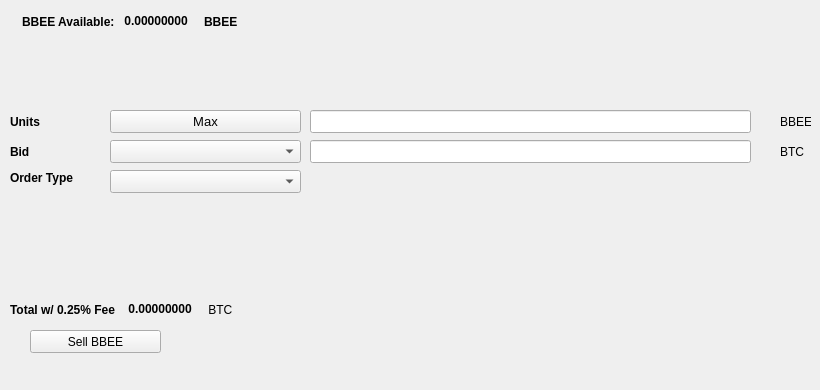
   <widget class="QWidget" name="SellTab">
    <attribute name="title">
     <string>Sell</string>
    </attribute>
    <widget class="QLabel" name="label_16">
     <property name="geometry">
      <rect>
       <x>780</x>
       <y>140</y>
       <width>31</width>
       <height>23</height>
      </rect>
     </property>
     <property name="text">
      <string>BTC</string>
     </property>
    </widget>
    <widget class="QComboBox" name="SellBidcomboBox">
     <property name="geometry">
      <rect>
       <x>110</x>
       <y>140</y>
       <width>191</width>
       <height>23</height>
      </rect>
     </property>
     <property name="font">
      <font>
       <pointsize>10</pointsize>
      </font>
     </property>
    </widget>
    <widget class="QLabel" name="label_18">
     <property name="geometry">
      <rect>
       <x>10</x>
       <y>110</y>
       <width>46</width>
       <height>23</height>
      </rect>
     </property>
     <property name="font">
      <font>
       <weight>75</weight>
       <bold>true</bold>
      </font>
     </property>
     <property name="text">
      <string>Units</string>
     </property>
    </widget>
    <widget class="QPushButton" name="Sell_Max_Amount">
     <property name="geometry">
      <rect>
       <x>110</x>
       <y>110</y>
       <width>191</width>
       <height>23</height>
      </rect>
     </property>
     <property name="font">
      <font>
       <pointsize>10</pointsize>
      </font>
     </property>
     <property name="text">
      <string>Max</string>
     </property>
    </widget>
    <widget class="QLabel" name="label_20">
     <property name="geometry">
      <rect>
       <x>10</x>
       <y>170</y>
       <width>91</width>
       <height>16</height>
      </rect>
     </property>
     <property name="font">
      <font>
       <weight>75</weight>
       <bold>true</bold>
      </font>
     </property>
     <property name="text">
      <string>Order Type</string>
     </property>
    </widget>
    <widget class="QComboBox" name="SellOrdertypeCombo">
     <property name="geometry">
      <rect>
       <x>110</x>
       <y>170</y>
       <width>191</width>
       <height>23</height>
      </rect>
     </property>
     <property name="font">
      <font>
       <pointsize>10</pointsize>
      </font>
     </property>
    </widget>
    <widget class="QLabel" name="label_21">
     <property name="geometry">
      <rect>
       <x>10</x>
       <y>140</y>
       <width>46</width>
       <height>23</height>
      </rect>
     </property>
     <property name="font">
      <font>
       <weight>75</weight>
       <bold>true</bold>
      </font>
     </property>
     <property name="text">
      <string>Bid</string>
     </property>
    </widget>
    <widget class="QLabel" name="label_22">
     <property name="geometry">
      <rect>
       <x>780</x>
       <y>110</y>
       <width>31</width>
       <height>23</height>
      </rect>
     </property>
     <property name="text">
      <string>BBEE</string>
     </property>
    </widget>
    <widget class="QLineEdit" name="UnitsInputBBEE">
     <property name="geometry">
      <rect>
       <x>310</x>
       <y>110</y>
       <width>441</width>
       <height>23</height>
      </rect>
     </property>
     <property name="font">
      <font>
       <pointsize>9</pointsize>
       <weight>75</weight>
       <bold>true</bold>
      </font>
     </property>
    </widget>
    <widget class="QLineEdit" name="SellBidPriceEdit">
     <property name="geometry">
      <rect>
       <x>310</x>
       <y>140</y>
       <width>441</width>
       <height>23</height>
      </rect>
     </property>
     <property name="font">
      <font>
       <pointsize>9</pointsize>
       <weight>75</weight>
       <bold>true</bold>
      </font>
     </property>
    </widget>
    <widget class="QPushButton" name="SellBBEEBTN">
     <property name="geometry">
      <rect>
       <x>30</x>
       <y>330</y>
       <width>131</width>
       <height>23</height>
      </rect>
     </property>
     <property name="text">
      <string>Sell BBEE</string>
     </property>
     <property name="icon">
      <iconset resource="../bbee">
       <normaloff>:/icons/bitcoin</normaloff>:/icons/bitcoin</iconset>
     </property>
    </widget>
    <widget class="QWidget" name="layoutWidget3">
     <property name="geometry">
      <rect>
       <x>22</x>
       <y>12</y>
       <width>258</width>
       <height>19</height>
      </rect>
     </property>
     <layout class="QHBoxLayout" name="horizontalLayout">
      <item>
       <widget class="QLabel" name="label232_2">
        <property name="font">
         <font>
          <weight>75</weight>
          <bold>true</bold>
         </font>
        </property>
        <property name="text">
         <string>BBEE Available:</string>
        </property>
       </widget>
      </item>
      <item>
       <widget class="QLabel" name="BBEEAvailableLabel">
        <property name="palette">
         <palette>
          <active>
           <colorrole role="WindowText">
            <brush brushstyle="SolidPattern">
             <color alpha="255">
              <red>0</red>
              <green>0</green>
              <blue>0</blue>
             </color>
            </brush>
           </colorrole>
           <colorrole role="Button">
            <brush brushstyle="SolidPattern">
             <color alpha="255">
              <red>0</red>
              <green>170</green>
              <blue>0</blue>
             </color>
            </brush>
           </colorrole>
           <colorrole role="Light">
            <brush brushstyle="SolidPattern">
             <color alpha="255">
              <red>0</red>
              <green>255</green>
              <blue>0</blue>
             </color>
            </brush>
           </colorrole>
           <colorrole role="Midlight">
            <brush brushstyle="SolidPattern">
             <color alpha="255">
              <red>0</red>
              <green>212</green>
              <blue>0</blue>
             </color>
            </brush>
           </colorrole>
           <colorrole role="Dark">
            <brush brushstyle="SolidPattern">
             <color alpha="255">
              <red>0</red>
              <green>85</green>
              <blue>0</blue>
             </color>
            </brush>
           </colorrole>
           <colorrole role="Mid">
            <brush brushstyle="SolidPattern">
             <color alpha="255">
              <red>0</red>
              <green>113</green>
              <blue>0</blue>
             </color>
            </brush>
           </colorrole>
           <colorrole role="Text">
            <brush brushstyle="SolidPattern">
             <color alpha="255">
              <red>0</red>
              <green>170</green>
              <blue>0</blue>
             </color>
            </brush>
           </colorrole>
           <colorrole role="BrightText">
            <brush brushstyle="SolidPattern">
             <color alpha="255">
              <red>255</red>
              <green>255</green>
              <blue>255</blue>
             </color>
            </brush>
           </colorrole>
           <colorrole role="ButtonText">
            <brush brushstyle="SolidPattern">
             <color alpha="255">
              <red>0</red>
              <green>0</green>
              <blue>0</blue>
             </color>
            </brush>
           </colorrole>
           <colorrole role="Base">
            <brush brushstyle="SolidPattern">
             <color alpha="255">
              <red>255</red>
              <green>255</green>
              <blue>255</blue>
             </color>
            </brush>
           </colorrole>
           <colorrole role="Window">
            <brush brushstyle="SolidPattern">
             <color alpha="255">
              <red>0</red>
              <green>170</green>
              <blue>0</blue>
             </color>
            </brush>
           </colorrole>
           <colorrole role="Shadow">
            <brush brushstyle="SolidPattern">
             <color alpha="255">
              <red>0</red>
              <green>0</green>
              <blue>0</blue>
             </color>
            </brush>
           </colorrole>
           <colorrole role="AlternateBase">
            <brush brushstyle="SolidPattern">
             <color alpha="255">
              <red>127</red>
              <green>212</green>
              <blue>127</blue>
             </color>
            </brush>
           </colorrole>
           <colorrole role="ToolTipBase">
            <brush brushstyle="SolidPattern">
             <color alpha="255">
              <red>255</red>
              <green>255</green>
              <blue>220</blue>
             </color>
            </brush>
           </colorrole>
           <colorrole role="ToolTipText">
            <brush brushstyle="SolidPattern">
             <color alpha="255">
              <red>0</red>
              <green>0</green>
              <blue>0</blue>
             </color>
            </brush>
           </colorrole>
          </active>
          <inactive>
           <colorrole role="WindowText">
            <brush brushstyle="SolidPattern">
             <color alpha="255">
              <red>0</red>
              <green>0</green>
              <blue>0</blue>
             </color>
            </brush>
           </colorrole>
           <colorrole role="Button">
            <brush brushstyle="SolidPattern">
             <color alpha="255">
              <red>0</red>
              <green>170</green>
              <blue>0</blue>
             </color>
            </brush>
           </colorrole>
           <colorrole role="Light">
            <brush brushstyle="SolidPattern">
             <color alpha="255">
              <red>0</red>
              <green>255</green>
              <blue>0</blue>
             </color>
            </brush>
           </colorrole>
           <colorrole role="Midlight">
            <brush brushstyle="SolidPattern">
             <color alpha="255">
              <red>0</red>
              <green>212</green>
              <blue>0</blue>
             </color>
            </brush>
           </colorrole>
           <colorrole role="Dark">
            <brush brushstyle="SolidPattern">
             <color alpha="255">
              <red>0</red>
              <green>85</green>
              <blue>0</blue>
             </color>
            </brush>
           </colorrole>
           <colorrole role="Mid">
            <brush brushstyle="SolidPattern">
             <color alpha="255">
              <red>0</red>
              <green>113</green>
              <blue>0</blue>
             </color>
            </brush>
           </colorrole>
           <colorrole role="Text">
            <brush brushstyle="SolidPattern">
             <color alpha="255">
              <red>0</red>
              <green>170</green>
              <blue>0</blue>
             </color>
            </brush>
           </colorrole>
           <colorrole role="BrightText">
            <brush brushstyle="SolidPattern">
             <color alpha="255">
              <red>255</red>
              <green>255</green>
              <blue>255</blue>
             </color>
            </brush>
           </colorrole>
           <colorrole role="ButtonText">
            <brush brushstyle="SolidPattern">
             <color alpha="255">
              <red>0</red>
              <green>0</green>
              <blue>0</blue>
             </color>
            </brush>
           </colorrole>
           <colorrole role="Base">
            <brush brushstyle="SolidPattern">
             <color alpha="255">
              <red>255</red>
              <green>255</green>
              <blue>255</blue>
             </color>
            </brush>
           </colorrole>
           <colorrole role="Window">
            <brush brushstyle="SolidPattern">
             <color alpha="255">
              <red>0</red>
              <green>170</green>
              <blue>0</blue>
             </color>
            </brush>
           </colorrole>
           <colorrole role="Shadow">
            <brush brushstyle="SolidPattern">
             <color alpha="255">
              <red>0</red>
              <green>0</green>
              <blue>0</blue>
             </color>
            </brush>
           </colorrole>
           <colorrole role="AlternateBase">
            <brush brushstyle="SolidPattern">
             <color alpha="255">
              <red>127</red>
              <green>212</green>
              <blue>127</blue>
             </color>
            </brush>
           </colorrole>
           <colorrole role="ToolTipBase">
            <brush brushstyle="SolidPattern">
             <color alpha="255">
              <red>255</red>
              <green>255</green>
              <blue>220</blue>
             </color>
            </brush>
           </colorrole>
           <colorrole role="ToolTipText">
            <brush brushstyle="SolidPattern">
             <color alpha="255">
              <red>0</red>
              <green>0</green>
              <blue>0</blue>
             </color>
            </brush>
           </colorrole>
          </inactive>
          <disabled>
           <colorrole role="WindowText">
            <brush brushstyle="SolidPattern">
             <color alpha="255">
              <red>0</red>
              <green>85</green>
              <blue>0</blue>
             </color>
            </brush>
           </colorrole>
           <colorrole role="Button">
            <brush brushstyle="SolidPattern">
             <color alpha="255">
              <red>0</red>
              <green>170</green>
              <blue>0</blue>
             </color>
            </brush>
           </colorrole>
           <colorrole role="Light">
            <brush brushstyle="SolidPattern">
             <color alpha="255">
              <red>0</red>
              <green>255</green>
              <blue>0</blue>
             </color>
            </brush>
           </colorrole>
           <colorrole role="Midlight">
            <brush brushstyle="SolidPattern">
             <color alpha="255">
              <red>0</red>
              <green>212</green>
              <blue>0</blue>
             </color>
            </brush>
           </colorrole>
           <colorrole role="Dark">
            <brush brushstyle="SolidPattern">
             <color alpha="255">
              <red>0</red>
              <green>85</green>
              <blue>0</blue>
             </color>
            </brush>
           </colorrole>
           <colorrole role="Mid">
            <brush brushstyle="SolidPattern">
             <color alpha="255">
              <red>0</red>
              <green>113</green>
              <blue>0</blue>
             </color>
            </brush>
           </colorrole>
           <colorrole role="Text">
            <brush brushstyle="SolidPattern">
             <color alpha="255">
              <red>0</red>
              <green>85</green>
              <blue>0</blue>
             </color>
            </brush>
           </colorrole>
           <colorrole role="BrightText">
            <brush brushstyle="SolidPattern">
             <color alpha="255">
              <red>255</red>
              <green>255</green>
              <blue>255</blue>
             </color>
            </brush>
           </colorrole>
           <colorrole role="ButtonText">
            <brush brushstyle="SolidPattern">
             <color alpha="255">
              <red>0</red>
              <green>85</green>
              <blue>0</blue>
             </color>
            </brush>
           </colorrole>
           <colorrole role="Base">
            <brush brushstyle="SolidPattern">
             <color alpha="255">
              <red>0</red>
              <green>170</green>
              <blue>0</blue>
             </color>
            </brush>
           </colorrole>
           <colorrole role="Window">
            <brush brushstyle="SolidPattern">
             <color alpha="255">
              <red>0</red>
              <green>170</green>
              <blue>0</blue>
             </color>
            </brush>
           </colorrole>
           <colorrole role="Shadow">
            <brush brushstyle="SolidPattern">
             <color alpha="255">
              <red>0</red>
              <green>0</green>
              <blue>0</blue>
             </color>
            </brush>
           </colorrole>
           <colorrole role="AlternateBase">
            <brush brushstyle="SolidPattern">
             <color alpha="255">
              <red>0</red>
              <green>170</green>
              <blue>0</blue>
             </color>
            </brush>
           </colorrole>
           <colorrole role="ToolTipBase">
            <brush brushstyle="SolidPattern">
             <color alpha="255">
              <red>255</red>
              <green>255</green>
              <blue>220</blue>
             </color>
            </brush>
           </colorrole>
           <colorrole role="ToolTipText">
            <brush brushstyle="SolidPattern">
             <color alpha="255">
              <red>0</red>
              <green>0</green>
              <blue>0</blue>
             </color>
            </brush>
           </colorrole>
          </disabled>
         </palette>
        </property>
        <property name="font">
         <font>
          <weight>75</weight>
          <bold>true</bold>
         </font>
        </property>
        <property name="text">
         <string> 0.00000000 </string>
        </property>
        <property name="textInteractionFlags">
         <set>Qt::LinksAccessibleByMouse|Qt::TextSelectableByKeyboard|Qt::TextSelectableByMouse</set>
        </property>
       </widget>
      </item>
      <item>
       <widget class="QLabel" name="labelBBEE">
        <property name="font">
         <font>
          <weight>75</weight>
          <bold>true</bold>
         </font>
        </property>
        <property name="text">
         <string>BBEE</string>
        </property>
       </widget>
      </item>
     </layout>
    </widget>
    <widget class="QWidget" name="layoutWidget">
     <property name="geometry">
      <rect>
       <x>10</x>
       <y>300</y>
       <width>268</width>
       <height>19</height>
      </rect>
     </property>
     <layout class="QHBoxLayout" name="horizontalLayout_2">
      <item>
       <widget class="QLabel" name="label_19">
        <property name="font">
         <font>
          <weight>75</weight>
          <bold>true</bold>
         </font>
        </property>
        <property name="text">
         <string>Total w/ 0.25% Fee </string>
        </property>
       </widget>
      </item>
      <item>
       <widget class="QLabel" name="SellCostLabel">
        <property name="palette">
         <palette>
          <active>
           <colorrole role="WindowText">
            <brush brushstyle="SolidPattern">
             <color alpha="255">
              <red>0</red>
              <green>0</green>
              <blue>0</blue>
             </color>
            </brush>
           </colorrole>
           <colorrole role="Button">
            <brush brushstyle="SolidPattern">
             <color alpha="255">
              <red>0</red>
              <green>170</green>
              <blue>0</blue>
             </color>
            </brush>
           </colorrole>
           <colorrole role="Light">
            <brush brushstyle="SolidPattern">
             <color alpha="255">
              <red>0</red>
              <green>255</green>
              <blue>0</blue>
             </color>
            </brush>
           </colorrole>
           <colorrole role="Midlight">
            <brush brushstyle="SolidPattern">
             <color alpha="255">
              <red>0</red>
              <green>212</green>
              <blue>0</blue>
             </color>
            </brush>
           </colorrole>
           <colorrole role="Dark">
            <brush brushstyle="SolidPattern">
             <color alpha="255">
              <red>0</red>
              <green>85</green>
              <blue>0</blue>
             </color>
            </brush>
           </colorrole>
           <colorrole role="Mid">
            <brush brushstyle="SolidPattern">
             <color alpha="255">
              <red>0</red>
              <green>113</green>
              <blue>0</blue>
             </color>
            </brush>
           </colorrole>
           <colorrole role="Text">
            <brush brushstyle="SolidPattern">
             <color alpha="255">
              <red>0</red>
              <green>170</green>
              <blue>0</blue>
             </color>
            </brush>
           </colorrole>
           <colorrole role="BrightText">
            <brush brushstyle="SolidPattern">
             <color alpha="255">
              <red>255</red>
              <green>255</green>
              <blue>255</blue>
             </color>
            </brush>
           </colorrole>
           <colorrole role="ButtonText">
            <brush brushstyle="SolidPattern">
             <color alpha="255">
              <red>0</red>
              <green>0</green>
              <blue>0</blue>
             </color>
            </brush>
           </colorrole>
           <colorrole role="Base">
            <brush brushstyle="SolidPattern">
             <color alpha="255">
              <red>255</red>
              <green>255</green>
              <blue>255</blue>
             </color>
            </brush>
           </colorrole>
           <colorrole role="Window">
            <brush brushstyle="SolidPattern">
             <color alpha="255">
              <red>0</red>
              <green>170</green>
              <blue>0</blue>
             </color>
            </brush>
           </colorrole>
           <colorrole role="Shadow">
            <brush brushstyle="SolidPattern">
             <color alpha="255">
              <red>0</red>
              <green>0</green>
              <blue>0</blue>
             </color>
            </brush>
           </colorrole>
           <colorrole role="AlternateBase">
            <brush brushstyle="SolidPattern">
             <color alpha="255">
              <red>127</red>
              <green>212</green>
              <blue>127</blue>
             </color>
            </brush>
           </colorrole>
           <colorrole role="ToolTipBase">
            <brush brushstyle="SolidPattern">
             <color alpha="255">
              <red>255</red>
              <green>255</green>
              <blue>220</blue>
             </color>
            </brush>
           </colorrole>
           <colorrole role="ToolTipText">
            <brush brushstyle="SolidPattern">
             <color alpha="255">
              <red>0</red>
              <green>0</green>
              <blue>0</blue>
             </color>
            </brush>
           </colorrole>
          </active>
          <inactive>
           <colorrole role="WindowText">
            <brush brushstyle="SolidPattern">
             <color alpha="255">
              <red>0</red>
              <green>0</green>
              <blue>0</blue>
             </color>
            </brush>
           </colorrole>
           <colorrole role="Button">
            <brush brushstyle="SolidPattern">
             <color alpha="255">
              <red>0</red>
              <green>170</green>
              <blue>0</blue>
             </color>
            </brush>
           </colorrole>
           <colorrole role="Light">
            <brush brushstyle="SolidPattern">
             <color alpha="255">
              <red>0</red>
              <green>255</green>
              <blue>0</blue>
             </color>
            </brush>
           </colorrole>
           <colorrole role="Midlight">
            <brush brushstyle="SolidPattern">
             <color alpha="255">
              <red>0</red>
              <green>212</green>
              <blue>0</blue>
             </color>
            </brush>
           </colorrole>
           <colorrole role="Dark">
            <brush brushstyle="SolidPattern">
             <color alpha="255">
              <red>0</red>
              <green>85</green>
              <blue>0</blue>
             </color>
            </brush>
           </colorrole>
           <colorrole role="Mid">
            <brush brushstyle="SolidPattern">
             <color alpha="255">
              <red>0</red>
              <green>113</green>
              <blue>0</blue>
             </color>
            </brush>
           </colorrole>
           <colorrole role="Text">
            <brush brushstyle="SolidPattern">
             <color alpha="255">
              <red>0</red>
              <green>170</green>
              <blue>0</blue>
             </color>
            </brush>
           </colorrole>
           <colorrole role="BrightText">
            <brush brushstyle="SolidPattern">
             <color alpha="255">
              <red>255</red>
              <green>255</green>
              <blue>255</blue>
             </color>
            </brush>
           </colorrole>
           <colorrole role="ButtonText">
            <brush brushstyle="SolidPattern">
             <color alpha="255">
              <red>0</red>
              <green>0</green>
              <blue>0</blue>
             </color>
            </brush>
           </colorrole>
           <colorrole role="Base">
            <brush brushstyle="SolidPattern">
             <color alpha="255">
              <red>255</red>
              <green>255</green>
              <blue>255</blue>
             </color>
            </brush>
           </colorrole>
           <colorrole role="Window">
            <brush brushstyle="SolidPattern">
             <color alpha="255">
              <red>0</red>
              <green>170</green>
              <blue>0</blue>
             </color>
            </brush>
           </colorrole>
           <colorrole role="Shadow">
            <brush brushstyle="SolidPattern">
             <color alpha="255">
              <red>0</red>
              <green>0</green>
              <blue>0</blue>
             </color>
            </brush>
           </colorrole>
           <colorrole role="AlternateBase">
            <brush brushstyle="SolidPattern">
             <color alpha="255">
              <red>127</red>
              <green>212</green>
              <blue>127</blue>
             </color>
            </brush>
           </colorrole>
           <colorrole role="ToolTipBase">
            <brush brushstyle="SolidPattern">
             <color alpha="255">
              <red>255</red>
              <green>255</green>
              <blue>220</blue>
             </color>
            </brush>
           </colorrole>
           <colorrole role="ToolTipText">
            <brush brushstyle="SolidPattern">
             <color alpha="255">
              <red>0</red>
              <green>0</green>
              <blue>0</blue>
             </color>
            </brush>
           </colorrole>
          </inactive>
          <disabled>
           <colorrole role="WindowText">
            <brush brushstyle="SolidPattern">
             <color alpha="255">
              <red>0</red>
              <green>85</green>
              <blue>0</blue>
             </color>
            </brush>
           </colorrole>
           <colorrole role="Button">
            <brush brushstyle="SolidPattern">
             <color alpha="255">
              <red>0</red>
              <green>170</green>
              <blue>0</blue>
             </color>
            </brush>
           </colorrole>
           <colorrole role="Light">
            <brush brushstyle="SolidPattern">
             <color alpha="255">
              <red>0</red>
              <green>255</green>
              <blue>0</blue>
             </color>
            </brush>
           </colorrole>
           <colorrole role="Midlight">
            <brush brushstyle="SolidPattern">
             <color alpha="255">
              <red>0</red>
              <green>212</green>
              <blue>0</blue>
             </color>
            </brush>
           </colorrole>
           <colorrole role="Dark">
            <brush brushstyle="SolidPattern">
             <color alpha="255">
              <red>0</red>
              <green>85</green>
              <blue>0</blue>
             </color>
            </brush>
           </colorrole>
           <colorrole role="Mid">
            <brush brushstyle="SolidPattern">
             <color alpha="255">
              <red>0</red>
              <green>113</green>
              <blue>0</blue>
             </color>
            </brush>
           </colorrole>
           <colorrole role="Text">
            <brush brushstyle="SolidPattern">
             <color alpha="255">
              <red>0</red>
              <green>85</green>
              <blue>0</blue>
             </color>
            </brush>
           </colorrole>
           <colorrole role="BrightText">
            <brush brushstyle="SolidPattern">
             <color alpha="255">
              <red>255</red>
              <green>255</green>
              <blue>255</blue>
             </color>
            </brush>
           </colorrole>
           <colorrole role="ButtonText">
            <brush brushstyle="SolidPattern">
             <color alpha="255">
              <red>0</red>
              <green>85</green>
              <blue>0</blue>
             </color>
            </brush>
           </colorrole>
           <colorrole role="Base">
            <brush brushstyle="SolidPattern">
             <color alpha="255">
              <red>0</red>
              <green>170</green>
              <blue>0</blue>
             </color>
            </brush>
           </colorrole>
           <colorrole role="Window">
            <brush brushstyle="SolidPattern">
             <color alpha="255">
              <red>0</red>
              <green>170</green>
              <blue>0</blue>
             </color>
            </brush>
           </colorrole>
           <colorrole role="Shadow">
            <brush brushstyle="SolidPattern">
             <color alpha="255">
              <red>0</red>
              <green>0</green>
              <blue>0</blue>
             </color>
            </brush>
           </colorrole>
           <colorrole role="AlternateBase">
            <brush brushstyle="SolidPattern">
             <color alpha="255">
              <red>0</red>
              <green>170</green>
              <blue>0</blue>
             </color>
            </brush>
           </colorrole>
           <colorrole role="ToolTipBase">
            <brush brushstyle="SolidPattern">
             <color alpha="255">
              <red>255</red>
              <green>255</green>
              <blue>220</blue>
             </color>
            </brush>
           </colorrole>
           <colorrole role="ToolTipText">
            <brush brushstyle="SolidPattern">
             <color alpha="255">
              <red>0</red>
              <green>0</green>
              <blue>0</blue>
             </color>
            </brush>
           </colorrole>
          </disabled>
         </palette>
        </property>
        <property name="font">
         <font>
          <weight>75</weight>
          <bold>true</bold>
         </font>
        </property>
        <property name="autoFillBackground">
         <bool>false</bool>
        </property>
        <property name="text">
         <string> 0.00000000</string>
        </property>
        <property name="textInteractionFlags">
         <set>Qt::LinksAccessibleByMouse|Qt::TextSelectableByMouse</set>
        </property>
       </widget>
      </item>
      <item>
       <widget class="QLabel" name="label_17">
        <property name="font">
         <font>
          <weight>50</weight>
          <bold>false</bold>
         </font>
        </property>
        <property name="text">
         <string> BTC</string>
        </property>
       </widget>
      </item>
     </layout>
    </widget>
    <widget class="QLabel" name="label_23">
     <property name="geometry">
      <rect>
       <x>460</x>
       <y>300</y>
       <width>281</width>
       <height>81</height>
      </rect>
     </property>
     <property name="text">
      <string/>
     </property>
     <property name="pixmap">
      <pixmap>:/images/bittrex</pixmap>
     </property>
    </widget>
   </widget>
